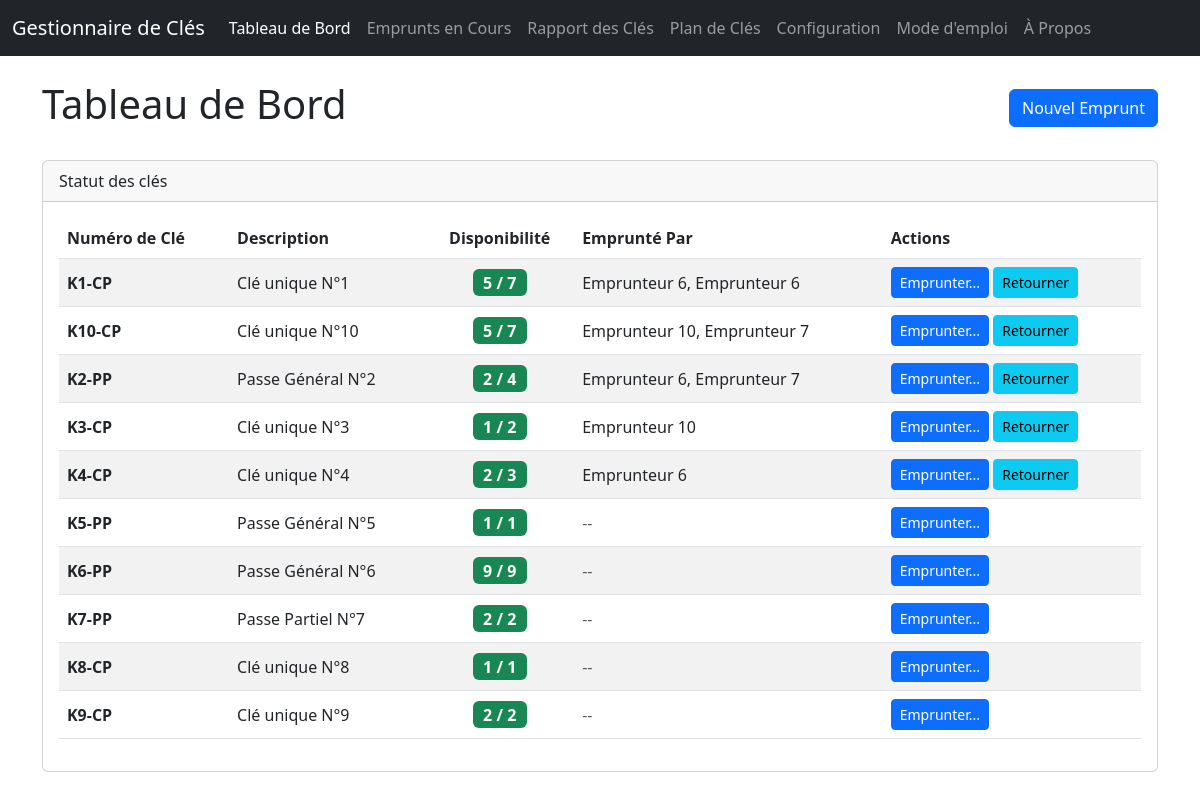
The page / on the database its author committed.
### app/main.py (models this page shows)
class Key(Base):
    __tablename__ = "keys"
    id = Column(Integer, primary_key=True, index=True)
    number = Column(String, unique=True, index=True, nullable=False)
    description = Column(String)
    quantity_total = Column(Integer, default=1)
    quantity_reserve = Column(Integer, default=0)
    storage_location = Column(String, nullable=True)
    loans = relationship("Loan", back_populates="key", cascade="all, delete-orphan")
    rooms = relationship("Room", secondary=key_room_association, back_populates="keys")

### app/main.py (the view)
@app.get("/", response_class=HTMLResponse)
async def read_root(request: Request, db: Session = Depends(get_db)):
    keys = db.query(Key).order_by(Key.number).all()
    active_loans = db.query(Loan).options(
        joinedload(Loan.borrower)
    ).filter(Loan.return_date == None).all()
    loan_info = {}
    for loan in active_loans:
        lid = loan.key_id
        borrowers = loan_info.get(lid, SimpleNamespace(count=0, borrowers=[])).borrowers
        if lid not in loan_info:
            loan_info[lid] = SimpleNamespace(count=0, borrowers=[])
        loan_info[lid].count += 1
        if loan.borrower:
            loan_info[lid].borrowers.append(loan.borrower.name)
    for k in keys:
        if not hasattr(k, 'quantity_total'):
            setattr(k, 'quantity_total', 1)
        if not hasattr(k, 'quantity_reserve'):
            setattr(k, 'quantity_reserve', 0)
    return templates.TemplateResponse("index.html", {
        "request": request,
        "keys": keys,
        "loan_info": loan_info,
        "page_title": "Tableau de Bord"
    })

### app/templates/index.html (shortened to what this page needs)
<!DOCTYPE html>
<html lang="fr">
<head>
    <link href="https://cdn.jsdelivr.net/npm/bootstrap@5.3.0/dist/css/bootstrap.min.css" rel="stylesheet">
</head>
<body>
    {% include 'navbar.html' %}
    <main class="container">
        <div class="d-flex justify-content-between align-items-center mb-4">
            <h1>{{ page_title }}</h1>
            <a href="/loan/new" class="btn btn-primary">Nouvel Emprunt</a>
        </div>
        <div class="card">
            <div class="card-header">
                Statut des clés
            </div>
            <div class="card-body">
                <table class="table table-striped table-hover align-middle">
                    <thead>
                        <tr>
                            <th scope="col">Numéro de Clé</th>
                            <th scope="col">Description</th>
                            <th scope="col" class="text-center">Disponibilité</th>
                            <th scope="col">Emprunté Par</th>
                            <th scope="col">Actions</th>
                        </tr>
                    </thead>
                    <tbody>
                        {% for key in keys %}
                        {% set info = loan_info.get(key.id) if loan_info is defined else None %}
                        {% set loaned = info.count if info else 0 %}
                        {% set usable = (key.quantity_total or 0) - (key.quantity_reserve or 0) %}
                        {% set available = usable - loaned %}
                        <tr>
                            <td><strong>{{ key.number }}</strong></td>
                            <td>{{ key.description }}</td>
                            <td class="text-center">
                                <span class="badge fs-6 {% if available > 0 %}bg-success{% else %}bg-danger{% endif %}">
                                    {{ available }} / {{ usable }}
                                </span>
                            </td>
                            <td>
                                {% if info %}
                                    {{ info.borrowers | join(', ') }}
                                {% else %}
                                    <span class="text-muted">--</span>
                                {% endif %}
                            </td>
                            <td>
                                {% if available > 0 %}
                                    <a href="/loan/new?key_id={{ key.id }}" class="btn btn-sm btn-primary">Emprunter...</a>
                                {% endif %}
                                {% if loaned > 0 %}
                                    <a href="/return/select/{{ key.id }}" class="btn btn-sm btn-info">Retourner</a>
                                {% endif %}
                            </td>
                        </tr>
                        {% endfor %}
                    </tbody>
                </table>
            </div>
        </div>
    </main>
</body>
</html>

### app/templates/navbar.html (shortened to what this page needs)
<nav class="navbar navbar-expand-md navbar-dark bg-dark fixed-top">
    <div class="container-fluid">
        <a class="navbar-brand" href="/">Gestionnaire de Clés</a>
        <div class="collapse navbar-collapse" id="navbarsExampleDefault">
            <ul class="navbar-nav me-auto mb-2 mb-md-0">
                <li class="nav-item">
                    <a class="nav-link {% if page_title == 'Tableau de Bord' %}active{% endif %}" href="/">Tableau de Bord</a>
                </li>
                <li class="nav-item">
                    <a class="nav-link {% if page_title == 'Emprunts en Cours' %}active{% endif %}" href="/active-loans">Emprunts en Cours</a>
                </li>
                <li class="nav-item">
                    <a class="nav-link {% if page_title == 'Rapport des Clés Sorties' %}active{% endif %}" href="/loans/report">Rapport des Clés</a>
                </li>
                <li class="nav-item">
                    <a class="nav-link {% if page_title == 'Plan de Clés' %}active{% endif %}" href="/key-plan">Plan de Clés</a>
                </li>
                <li class="nav-item">
                    <a class="nav-link " href="/config">Configuration</a>
                </li>
                <li class="nav-item">
                    <a class="nav-link {% if page_title == 'Mode d\'emploi' %}active{% endif %}" href="/manual">Mode d'emploi</a>
                </li>
                <li class="nav-item">
                    <a class="nav-link {% if page_title == 'À Propos' %}active{% endif %}" href="/about">À Propos</a>
                </li>
            </ul>
        </div>
    </div>
</nav>

### app/templates/index.html (style rules this page uses)
body { padding-top: 5rem; }

### rows shown on the page
Key: number "K1-CP", description "Clé unique N°1", available "5", quantity_total "7", borrowers "Emprunteur 6, Emprunteur 6"
Key: number "K10-CP", description "Clé unique N°10", available "5", usable "7", borrowers "Emprunteur 10, Emprunteur 7"
Key: number "K2-PP", description "Passe Général N°2", id "2", quantity_total "4", borrowers "Emprunteur 6, Emprunteur 7"
Key: number "K3-CP", description "Clé unique N°3", quantity_reserve "1", usable "2", borrowers "Emprunteur 10"
Key: number "K4-CP", description "Clé unique N°4", available "2", usable "3", borrowers "Emprunteur 6"
Key: number "K5-PP", description "Passe Général N°5", quantity_reserve "1"
Key: number "K6-PP", description "Passe Général N°6", quantity_total "9"
Key: number "K7-PP", description "Passe Partiel N°7", quantity_reserve "2"
Key: number "K8-CP", description "Clé unique N°8", quantity_reserve "1"
Key: number "K9-CP", description "Clé unique N°9", quantity_total "2"

### other values the page prints
{{ page_title }} "Tableau de Bord"
